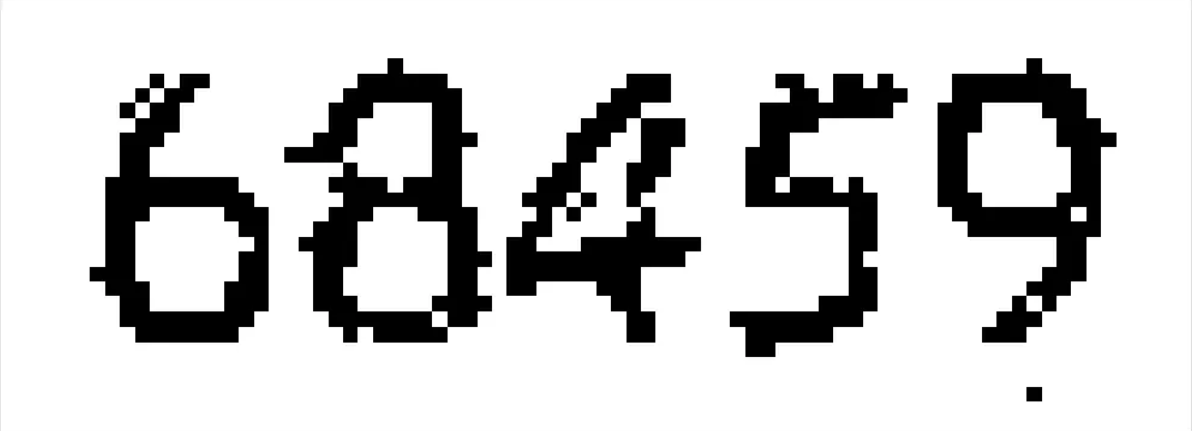
#> input picture Crawler/03.png, 1192 x 431 px
$ python 43ocr01.py
#> lines starting #> are read from the running program, lines starting #| are printed output that depends on the picture; after the words box and inside, x2 and y2 are one past the last pixel; in counts of white or black regions, pixels touching at a corner belong together
import pytesseract
from PIL import Image

image = Image.open("03.png")
#> image is the input picture: PIL image 1192x431 RGBA; mean R, G, B, A 204.6, 204.6, 204.6, 255
image = image.convert("L")
#> image: PIL image 1192x431 L
threshold = 125
table = []
for i in range(256):
    if i < threshold:
        table.append(0)
    else:
        table.append(1)
image = image.point(table, "1")
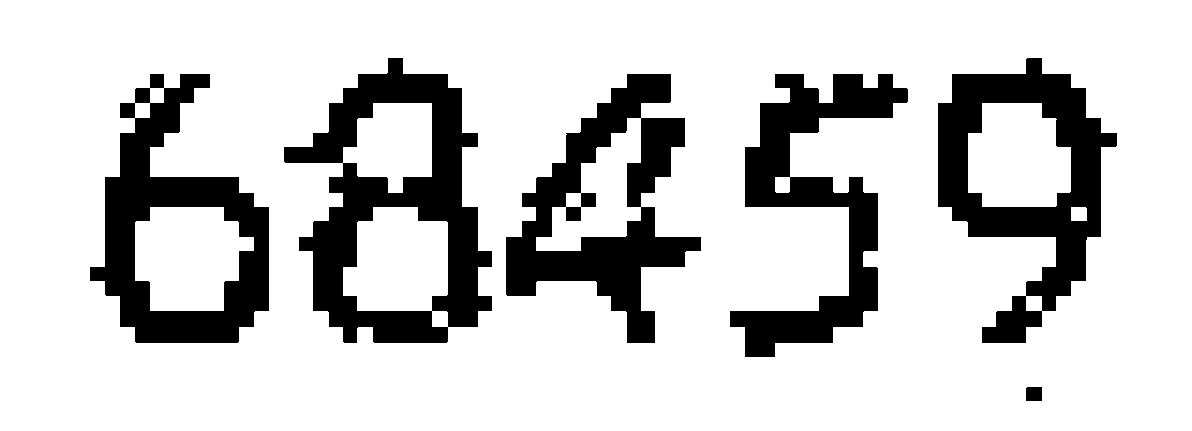
#> image: PIL image 1192x431 1; 80.3% white; 6 black regions, box (x1, y1, x2, y2) and area: (284, 58, 492, 343) 24255, (938, 58, 1117, 343) 19895, (506, 74, 701, 343) 19813, (90, 74, 269, 343) 19526, (730, 74, 908, 357) 17685, (1026, 387, 1042, 401) 223
# image.show()
#> (the run stopped early here; a loop or call above may not have finished)

$ run again, with Crawler/01.png copied over Crawler/03.png
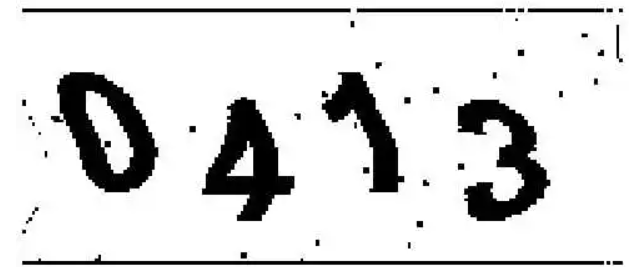
#> input picture Crawler/01.png, 630 x 267 px
#> image is the input picture: PIL image 630x267 RGBA; mean R, G, B, A 215.5, 215.5, 215.5, 255
#> `image = image.point(table, "1")`:
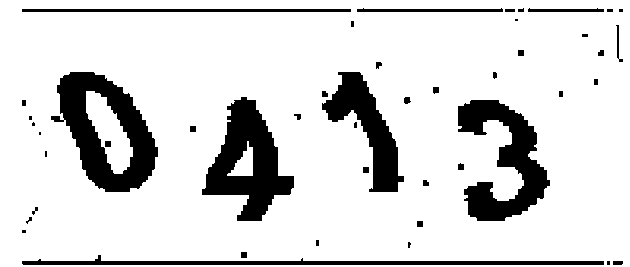
#> image: PIL image 630x267 1; 84.8% white; 46 black regions (16 under 20 px), largest, box (x1, y1, x2, y2) and area: (51, 72, 158, 192) 6149, (202, 97, 294, 221) 5511, (458, 100, 550, 221) 5194

$ run again, with Crawler/02.png copied over Crawler/03.png
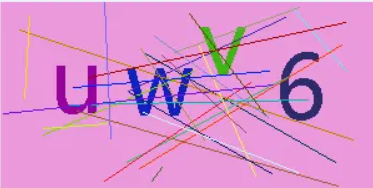
#> input picture Crawler/02.png, 373 x 188 px
#> image is the input picture: PIL image 373x188 RGBA; mean R, G, B, A 218.4, 146, 206.9, 255
#> `image = image.convert("L")`:
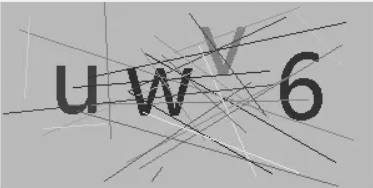
#> image: PIL image 373x188 L; min 33, max 242, mean 174.6
#> `image = image.point(table, "1")`:
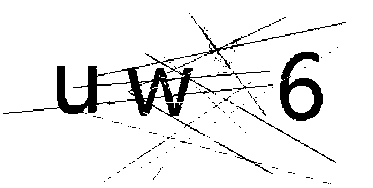
#> image: PIL image 373x188 1; 92.3% white; 127 black regions (121 under 20 px), largest, box (x1, y1, x2, y2) and area: (3, 53, 270, 136) 3004, (280, 52, 323, 121) 1309, (185, 22, 346, 69) 404, (236, 106, 336, 163) 152, (214, 141, 273, 174) 111, (233, 85, 267, 90) 42

$ run again, with Crawler/04.png copied over Crawler/03.png
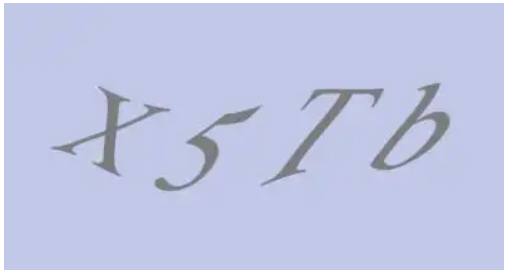
#> input picture Crawler/04.png, 505 x 272 px
#> image is the input picture: PIL image 505x272 RGBA; mean R, G, B, A 191.7, 198.2, 227.7, 255
#> `image = image.convert("L")`:
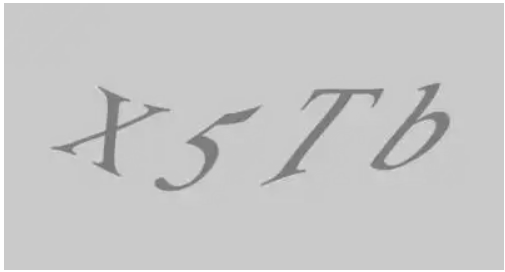
#> image: PIL image 505x272 L; min 111, max 255, mean 199.9
#> `image = image.point(table, "1")`:
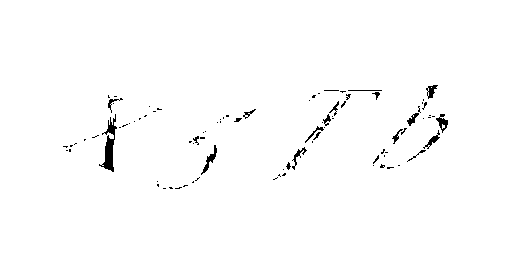
#> image: PIL image 505x272 1; 98.7% white; 90 black regions (70 under 20 px), largest, box (x1, y1, x2, y2) and area: (99, 114, 117, 172) 391, (201, 145, 217, 175) 122, (436, 114, 448, 133) 103
